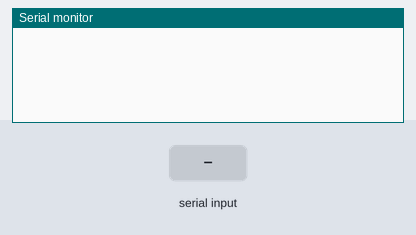
Bench run of a sketch on a simulated Arduino Uno, built with avr-gcc and run on an emulated ATmega328P. Shown: the last lines printed to the serial monitor. Inputs (shaded band) come from the test bench.

Above: at 1.2 s.
1.3 s: "H" received over Serial
At 2.6 s:
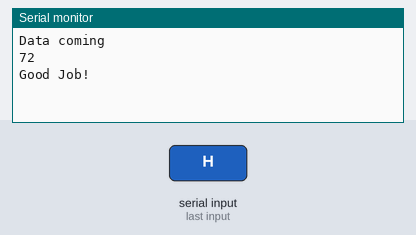
3.5 s: "1" received over Serial
At 5.2 s:
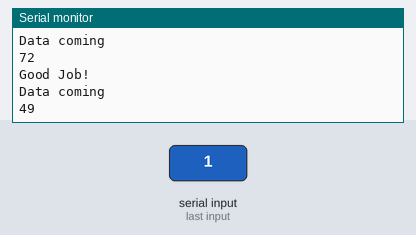

Measured:
- after the input at 1.3 s, the serial monitor: prints a new line after 0.70 s (image 1)
- after the input at 3.5 s, the serial monitor: prints a new line after 0.51 s (image 2)

The sketch:

Serial.ino
```cpp
/*
   Serial
   串口通讯实验
*/
int incomedate = 0;
void setup() {

  Serial.begin(9600); //设置串口波特率9600

}

void loop() {
  if (Serial.available() > 0)//串口接收到数据
  {
    incomedate = Serial.read();//获取串口接收到的数据
    Serial.println("Data coming");
    Serial.println(incomedate);
    if (incomedate == 'H')
    {
      Serial.println("Good Job!");
    }
  }

  delay(1000);

}
```
